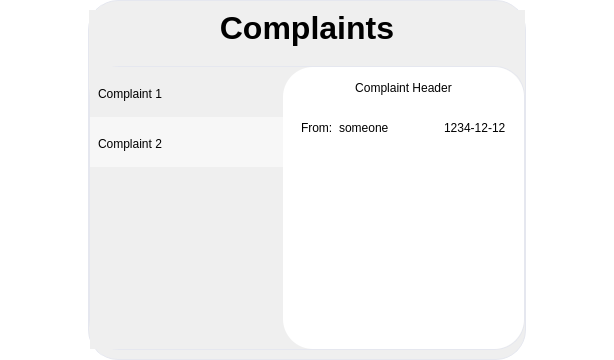
                 <widget class="QWidget" name="complaint_page">
                  <property name="minimumSize">
                   <size>
                    <width>10</width>
                    <height>20</height>
                   </size>
                  </property>
                  <property name="styleSheet">
                   <string notr="true">QWidget{
	
	background-color: rgb(255, 255, 255);
}</string>
                  </property>
                  <layout class="QHBoxLayout" name="horizontalLayout_17" stretch="4,20,4">
                   <property name="spacing">
                    <number>0</number>
                   </property>
                   <property name="leftMargin">
                    <number>0</number>
                   </property>
                   <property name="topMargin">
                    <number>0</number>
                   </property>
                   <property name="rightMargin">
                    <number>0</number>
                   </property>
                   <property name="bottomMargin">
                    <number>0</number>
                   </property>
                   <item>
                    <spacer name="horizontalSpacer_6">
                     <property name="orientation">
                      <enum>Qt::Horizontal</enum>
                     </property>
                     <property name="sizeHint" stdset="0">
                      <size>
                       <width>40</width>
                       <height>20</height>
                      </size>
                     </property>
                    </spacer>
                   </item>
                   <item>
                    <widget class="QFrame" name="frame_17">
                     <property name="styleSheet">
                      <string notr="true">
	border:1px solid #e5e7ef;
	border-radius: 30px;
	background-color: #efefef;
</string>
                     </property>
                     <property name="frameShape">
                      <enum>QFrame::StyledPanel</enum>
                     </property>
                     <property name="frameShadow">
                      <enum>QFrame::Raised</enum>
                     </property>
                     <layout class="QVBoxLayout" name="verticalLayout_12">
                      <property name="spacing">
                       <number>20</number>
                      </property>
                      <property name="leftMargin">
                       <number>0</number>
                      </property>
                      <property name="rightMargin">
                       <number>0</number>
                      </property>
                      <item>
                       <widget class="QLabel" name="label_40">
                        <property name="font">
                         <font>
                          <family>Helvetica</family>
                          <pointsize>24</pointsize>
                          <weight>75</weight>
                          <bold>true</bold>
                         </font>
                        </property>
                        <property name="styleSheet">
                         <string notr="true">border:none;</string>
                        </property>
                        <property name="text">
                         <string>Complaints</string>
                        </property>
                        <property name="alignment">
                         <set>Qt::AlignCenter</set>
                        </property>
                       </widget>
                      </item>
                      <item>
                       <widget class="QFrame" name="frame_18">
                        <property name="font">
                         <font>
                          <family>Helvetica</family>
                          <weight>75</weight>
                          <bold>true</bold>
                         </font>
                        </property>
                        <property name="frameShape">
                         <enum>QFrame::StyledPanel</enum>
                        </property>
                        <property name="frameShadow">
                         <enum>QFrame::Raised</enum>
                        </property>
                        <layout class="QHBoxLayout" name="horizontalLayout_16" stretch="4,5">
                         <property name="spacing">
                          <number>0</number>
                         </property>
                         <property name="leftMargin">
                          <number>0</number>
                         </property>
                         <property name="topMargin">
                          <number>0</number>
                         </property>
                         <property name="rightMargin">
                          <number>0</number>
                         </property>
                         <property name="bottomMargin">
                          <number>0</number>
                         </property>
                         <item>
                          <widget class="QTableWidget" name="tableWidget">
                           <property name="styleSheet">
                            <string notr="true">QTableWidget{
	border-radius:0px;
	border:none;
}
 
QTableWidget::item {                  
		margin-top: 5px;          
		border-radius: 9px;
		padding-left: 5px;
		padding-top: 5px;
		padding-bottom: 5px;
    }</string>
                           </property>
                           <property name="horizontalScrollBarPolicy">
                            <enum>Qt::ScrollBarAlwaysOff</enum>
                           </property>
                           <property name="autoScroll">
                            <bool>false</bool>
                           </property>
                           <property name="editTriggers">
                            <set>QAbstractItemView::NoEditTriggers</set>
                           </property>
                           <property name="alternatingRowColors">
                            <bool>true</bool>
                           </property>
                           <property name="horizontalScrollMode">
                            <enum>QAbstractItemView::ScrollPerItem</enum>
                           </property>
                           <property name="showGrid">
                            <bool>false</bool>
                           </property>
                           <attribute name="horizontalHeaderVisible">
                            <bool>false</bool>
                           </attribute>
                           <attribute name="horizontalHeaderMinimumSectionSize">
                            <number>50</number>
                           </attribute>
                           <attribute name="horizontalHeaderDefaultSectionSize">
                            <number>300</number>
                           </attribute>
                           <attribute name="horizontalHeaderHighlightSections">
                            <bool>false</bool>
                           </attribute>
                           <attribute name="horizontalHeaderShowSortIndicator" stdset="0">
                            <bool>false</bool>
                           </attribute>
                           <attribute name="horizontalHeaderStretchLastSection">
                            <bool>true</bool>
                           </attribute>
                           <attribute name="verticalHeaderVisible">
                            <bool>false</bool>
                           </attribute>
                           <attribute name="verticalHeaderMinimumSectionSize">
                            <number>20</number>
                           </attribute>
                           <attribute name="verticalHeaderDefaultSectionSize">
                            <number>50</number>
                           </attribute>
                           <row>
                            <property name="text">
                             <string>1</string>
                            </property>
                           </row>
                           <row>
                            <property name="text">
                             <string>2</string>
                            </property>
                           </row>
                           <column>
                            <property name="text">
                             <string>Complaints</string>
                            </property>
                           </column>
                           <column>
                            <property name="text">
                             <string>Date</string>
                            </property>
                           </column>
                           <item row="0" column="0">
                            <property name="text">
                             <string>Complaint 1</string>
                            </property>
                           </item>
                           <item row="0" column="1">
                            <property name="text">
                             <string>2021-5-13</string>
                            </property>
                           </item>
                           <item row="1" column="0">
                            <property name="text">
                             <string>Complaint 2</string>
                            </property>
                           </item>
                           <item row="1" column="1">
                            <property name="text">
                             <string>2021-5-15</string>
                            </property>
                           </item>
                          </widget>
                         </item>
                         <item>
                          <widget class="QFrame" name="frame_22">
                           <property name="styleSheet">
                            <string notr="true">border:none;

background-color: rgb(255, 255, 255);</string>
                           </property>
                           <property name="frameShape">
                            <enum>QFrame::StyledPanel</enum>
                           </property>
                           <property name="frameShadow">
                            <enum>QFrame::Raised</enum>
                           </property>
                           <layout class="QVBoxLayout" name="verticalLayout_13" stretch="1,1,8">
                            <property name="spacing">
                             <number>10</number>
                            </property>
                            <item>
                             <widget class="QLabel" name="label_41">
                              <property name="text">
                               <string>Complaint Header</string>
                              </property>
                              <property name="alignment">
                               <set>Qt::AlignCenter</set>
                              </property>
                             </widget>
                            </item>
                            <item>
                             <widget class="QFrame" name="frame_23">
                              <property name="styleSheet">
                               <string notr="true">border:none;</string>
                              </property>
                              <property name="frameShape">
                               <enum>QFrame::StyledPanel</enum>
                              </property>
                              <property name="frameShadow">
                               <enum>QFrame::Raised</enum>
                              </property>
                              <layout class="QHBoxLayout" name="horizontalLayout_3">
                               <item>
                                <widget class="QLabel" name="label_42">
                                 <property name="text">
                                  <string>From:</string>
                                 </property>
                                </widget>
                               </item>
                               <item>
                                <widget class="QLabel" name="label_43">
                                 <property name="text">
                                  <string>someone</string>
                                 </property>
                                </widget>
                               </item>
                               <item>
                                <spacer name="horizontalSpacer_7">
                                 <property name="orientation">
                                  <enum>Qt::Horizontal</enum>
                                 </property>
                                 <property name="sizeHint" stdset="0">
                                  <size>
                                   <width>40</width>
                                   <height>20</height>
                                  </size>
                                 </property>
                                </spacer>
                               </item>
                               <item>
                                <widget class="QLabel" name="label_44">
                                 <property name="text">
                                  <string>1234-12-12</string>
                                 </property>
                                </widget>
                               </item>
                              </layout>
                             </widget>
                            </item>
                            <item>
                             <widget class="QTextBrowser" name="textBrowser"/>
                            </item>
                           </layout>
                          </widget>
                         </item>
                        </layout>
                       </widget>
                      </item>
                     </layout>
                    </widget>
                   </item>
                   <item>
                    <spacer name="horizontalSpacer_5">
                     <property name="orientation">
                      <enum>Qt::Horizontal</enum>
                     </property>
                     <property name="sizeHint" stdset="0">
                      <size>
                       <width>40</width>
                       <height>20</height>
                      </size>
                     </property>
                    </spacer>
                   </item>
                  </layout>
                 </widget>
